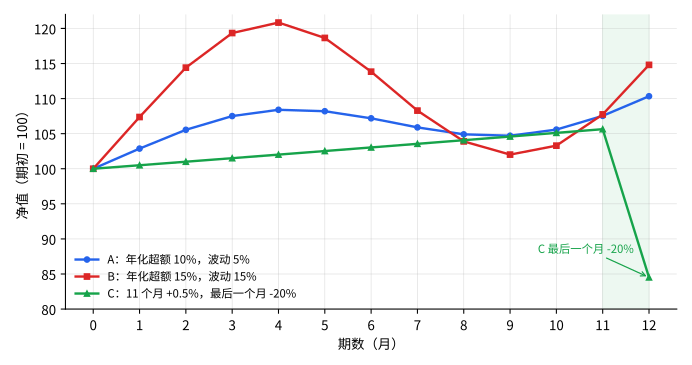

Here is the Python script that generated this plot:
#!/usr/bin/env python3
"""Generate the A/B/C net-value chart for the what-does-sharpe-ratio-measure post.

A and B are calibrated to annualized excess return / volatility of 10%/5% and
15%/15%: monthly mean = annual / 12, monthly population sigma = annual / sqrt(12).
C is the 11 x +0.5% then -20% monthly series used in the post.

Run from anywhere: python3 strategy-paths.py
Output: strategy-paths.svg in the same directory as this script.
"""

import math
from pathlib import Path

import matplotlib

matplotlib.use("Agg")

import matplotlib.pyplot as plt

HERE = Path(__file__).resolve().parent

MONTHS = 12


def cosine_series(annual_mean_pct: float, annual_sigma_pct: float) -> tuple[list[float], list[float]]:
    mu = annual_mean_pct / 100 / MONTHS
    sigma = annual_sigma_pct / 100 / math.sqrt(MONTHS)
    amplitude = sigma * math.sqrt(2)
    returns = [mu + amplitude * math.cos(2 * math.pi * k / MONTHS) for k in range(MONTHS)]
    nav = [100.0]
    for r in returns:
        nav.append(nav[-1] * (1 + r))
    return returns, nav


def main() -> None:
    returns_a, nav_a = cosine_series(10, 5)
    returns_b, nav_b = cosine_series(15, 15)
    returns_c = [0.005] * 11 + [-0.20]
    nav_c = [100.0]
    for r in returns_c:
        nav_c.append(nav_c[-1] * (1 + r))

    periods = list(range(MONTHS + 1))

    plt.rcParams["font.sans-serif"] = ["Noto Sans CJK SC", "DejaVu Sans"]
    plt.rcParams["axes.unicode_minus"] = False

    fig, ax = plt.subplots(figsize=(7.2, 3.8), dpi=150)

    ax.plot(
        periods,
        nav_a,
        label="A：年化超额 10%，波动 5%",
        color="#2563eb",
        marker="o",
        linewidth=1.8,
        markersize=4.0,
    )
    ax.plot(
        periods,
        nav_b,
        label="B：年化超额 15%，波动 15%",
        color="#dc2626",
        marker="s",
        linewidth=1.8,
        markersize=4.0,
    )
    ax.plot(
        periods,
        nav_c,
        label="C：11 个月 +0.5%，最后一个月 -20%",
        color="#16a34a",
        marker="^",
        linewidth=1.8,
        markersize=4.0,
    )

    ax.axvspan(11, 12, color="#16a34a", alpha=0.08)
    ax.annotate(
        "C 最后一个月 -20%",
        xy=(12, nav_c[-1]),
        xytext=(9.6, 88.0),
        fontsize=8.5,
        color="#16a34a",
        arrowprops=dict(arrowstyle="->", color="#16a34a", linewidth=0.9),
    )

    ax.set_xlabel("期数（月）")
    ax.set_ylabel("净值（期初 = 100）")
    ax.set_xticks(periods)
    ax.set_ylim(80, 122)
    ax.grid(True, linewidth=0.5, alpha=0.4)
    ax.legend(frameon=False, loc="lower left", fontsize=8.5)
    for spine in ("top", "right"):
        ax.spines[spine].set_visible(False)
    fig.tight_layout()
    fig.savefig(HERE / "strategy-paths.svg", format="svg")
    print(f"saved {HERE / 'strategy-paths.svg'}")

    for name, returns, nav in (("A", returns_a, nav_a), ("B", returns_b, nav_b), ("C", returns_c, nav_c)):
        mean = sum(returns) / len(returns)
        pop_sigma = math.sqrt(sum((r - mean) ** 2 for r in returns) / len(returns))
        print(
            f"{name}: final={nav[-1]:.2f} monthly_mean={mean * 100:.4f}% "
            f"annualized_mean={mean * 12 * 100:.4f}% pop_sigma_ann={pop_sigma * math.sqrt(12) * 100:.4f}%"
        )


if __name__ == "__main__":
    main()
